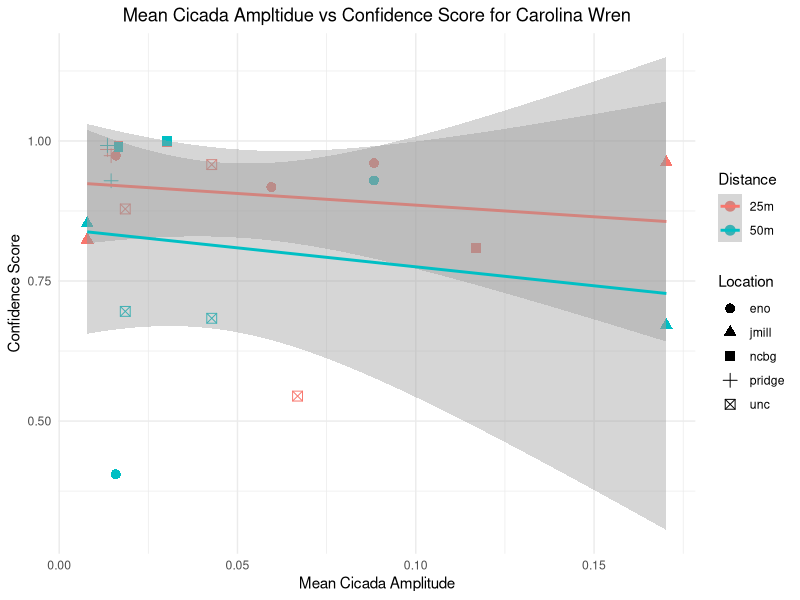
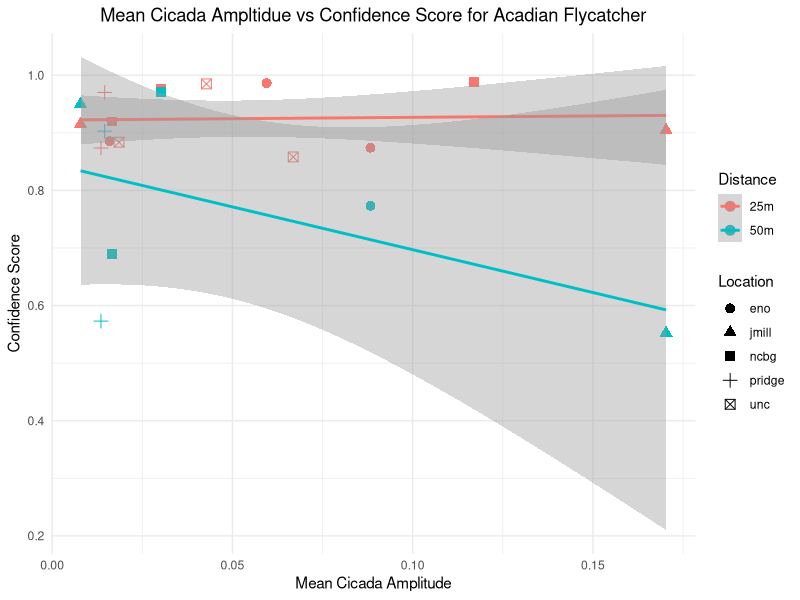
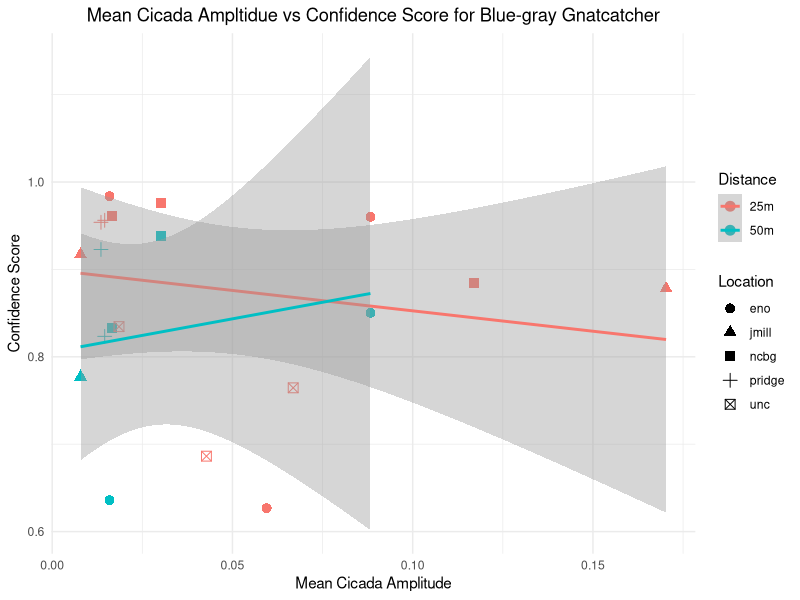
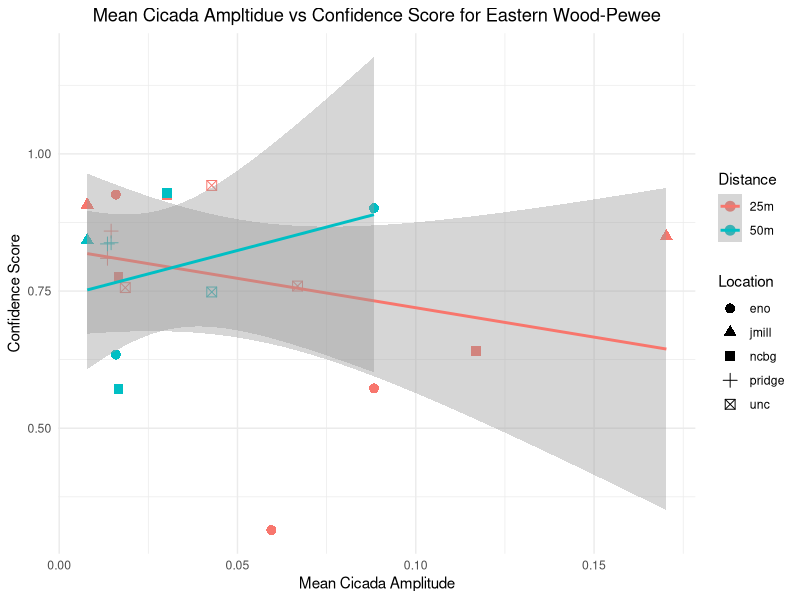
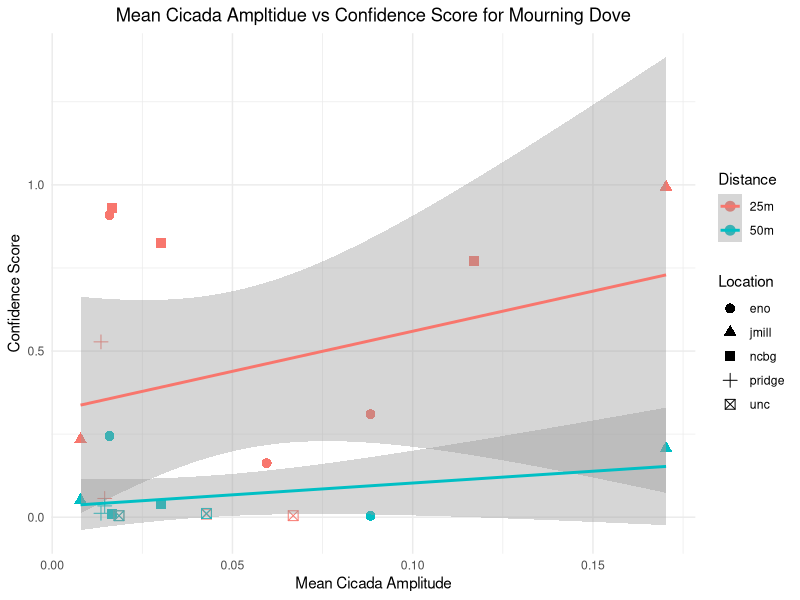
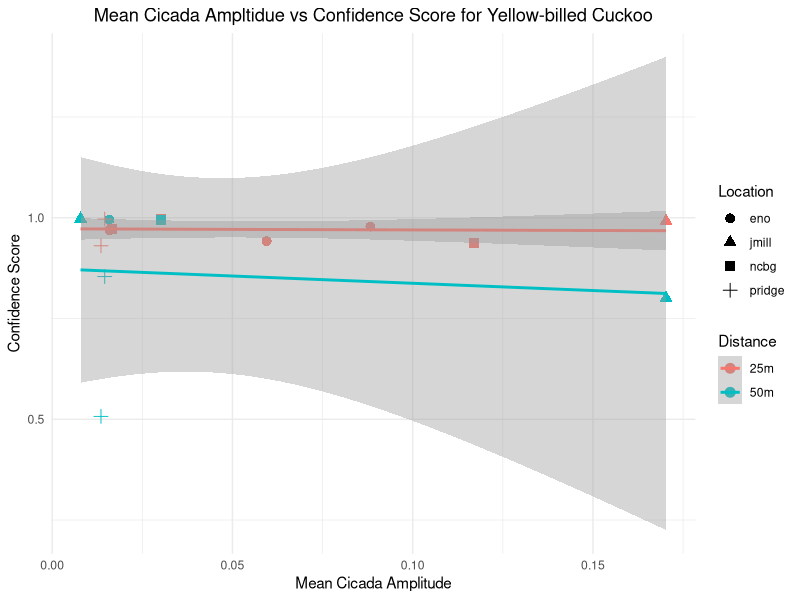

These figures' R source, in order:
# removing calls that occur below .3 
library(dplyr) 
library(ggplot2)
library(tidyr)
library(broom)
library(stringr)
lowHighConf <- read.csv("data/highestConf.csv")%>%
  filter(Confidence < 0.5 & Bird.Call == "Acadian Flycatcher" | Confidence < 0.5 & Bird.Call == "Blue-gray Gnatcatcher" | Confidence < 0.6 & Bird.Call == "Carolina Wren" | Confidence < 0.4 & Bird.Call == "Eastern Wood-Pewee"| Confidence < 0.5 & Bird.Call == "Yellow-billed Cuckoo"| Bird.Call == "Mourning Dove")

confTimes <- read.csv("data/birdnetresults.csv")%>%
  mutate(date = str_extract(resultsfile, pattern = "[0-9][0-9][0-9][0-9]"))%>% 
  mutate(jd = case_when(
    str_starts(date, "05") ~ 121 + as.numeric(substr(date, 3, 4)),
    str_starts(date, "06") ~ 152 + as.numeric(substr(date, 3, 4)),
    str_starts(date, "07") ~ 182 + as.numeric(substr(date, 3, 4))))

lowHighConfTimes <- left_join(lowHighConf, confTimes, by = c("Location", "Bird.Call", "Distance", "jd", "Confidence"))

  
allHighConf <- read.csv("data/highestConf.csv") %>%
  filter(Confidence > 0.3 & Bird.Call != "Mourning Dove" | Bird.Call == "Mourning Dove")


#making interaction plots excluding 
i_plot <- function(df= allHighConf,
                   bird = "Acadian Flycatcher"){
  df <- df %>%
    filter(Bird.Call == bird)
  
  df %>%
    ggplot()+
    aes(x = mean_noise, y = Confidence, color = Distance) + 
    geom_point(aes(shape = Location), size = 3)+ 
    stat_smooth(method = lm) +
    theme_minimal()+
    labs(x = "Mean Cicada Amplitude", y = "Confidence Score", title = paste("Mean Cicada Ampltidue vs Confidence Score for", bird))+
    theme(plot.title = element_text(hjust = 0.5))  
}
CW <- i_plot(bird = "Carolina Wren")
CW
ACFl <- i_plot(bird = "Acadian Flycatcher")
ACFl
BGGN <- i_plot(bird = "Blue-gray Gnatcatcher")
BGGN
EAWP <- i_plot(bird = "Eastern Wood-Pewee")
EAWP
MODO <- i_plot(bird = "Mourning Dove")
MODO
YBCU <- i_plot(bird = "Yellow-billed Cuckoo")
YBCU

